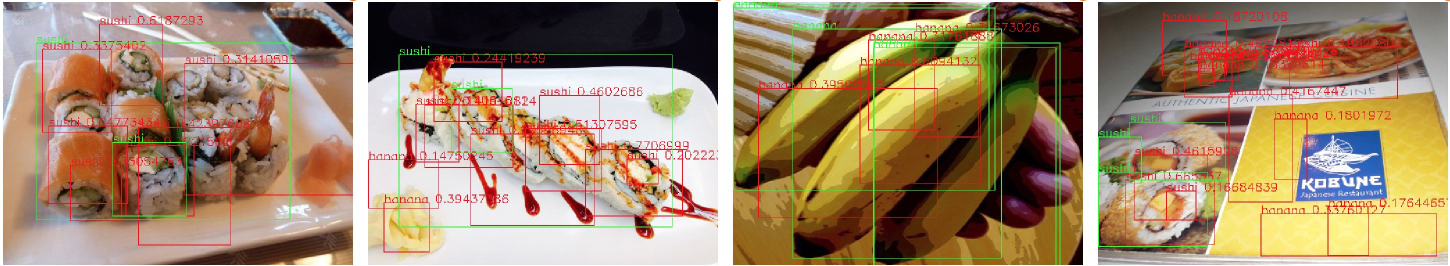
#> input picture od/sample/sushi_banana.jpg, 2900 x 532 px (shown at 1/2 size)
$ python -i functions.py   (imports and definitions only)
#> lines starting #> are read from the running program, lines starting #| are printed output that depends on the picture
import numpy as np
import cv2


def get_edge(img):
    """
    Calculate edges on the image.
    Thanks to https://qiita.com/supersaiakujin/items/494cc16836738b5394c8

    Args:
        img: numpy array in HWC format.

    Returns:
        2D uint8 image, non-zero elements are the edge pixels.
        > img[get_edge(img) > 0] = 0 # Put black edge pixels on the image.
    """
    org_shape = img.shape

    # preprocess: blur image to suppress small noise edges
    blur_kernel = np.array([1,1,1, 1,3,1, 1,1,1]) / 11
    img = cv2.filter2D(img, 256, blur_kernel)

    # preprocess: sharpen edges
    k = -1.
    sharpningKernel8 = np.array([k, k, k, k, 9.0, k, k, k, k])
    img = cv2.filter2D(img, 256, sharpningKernel8)

    # extract edges by image pyramid
    L = 2
    tmp = img.copy()
    edges = [cv2.Canny(tmp.astype(np.uint8),100,200 )]
    for idx in range(L-1):
        tmp = cv2.pyrDown(tmp)
        edges.append(cv2.Canny(tmp.astype(np.uint8),100,200 ))

    # recover size (edges[1] is currently half of org_img)
    edge = cv2.resize(edges[1], org_shape[:2])

    return edge


def simplify_by_kmeans(img, K=10, grayscale=True):
    """
    Simplify image by using kmeans clustering colors.

    Args:
        img: Input image in HWC format.
        K: Number of clusters (= colors).
        grayscale: Set false to handle color image as it is.

    Returns:
        RGB numpy image array [HWC]
    """
    # dilation & erusion to connect small piecies all together
    kernel = np.ones((10,10), np.uint8)
    img = cv2.morphologyEx(img, cv2.MORPH_OPEN, kernel)

    # apply kmeans()
    Z = img.reshape((-1,1))
    Z = np.float32(Z)
    criteria = (cv2.TERM_CRITERIA_EPS + cv2.TERM_CRITERIA_MAX_ITER, 10, 1.0)
    ret, label, center=cv2.kmeans(Z, K, None, criteria, 10, cv2.KMEANS_RANDOM_CENTERS)

    # now convert back into uint8, and make original image
    center = np.uint8(center)
    res = center[label.flatten()]
    img = res.reshape((img.shape))

    return img


def abstract_image(img_file, K=10, grayscale=True, add_edge=True, resize=None):
    """
    """
#> called with img_file = '../od/sample/sushi_banana.jpg', K = 10, grayscale = True, add_edge = True
    img = cv2.imread(str(img_file))
#> img is the input picture: shape (532, 2900, 3); mean B, G, R 109, 136.2, 160.4
    img = cv2.cvtColor(img, cv2.COLOR_BGR2RGB)
    if resize is not None:
        img = cv2.resize(img, resize)
    org_img = img.copy()

    # apply grayscale to make clustering easier
    if grayscale:
        img = cv2.cvtColor(img, cv2.COLOR_RGB2GRAY)
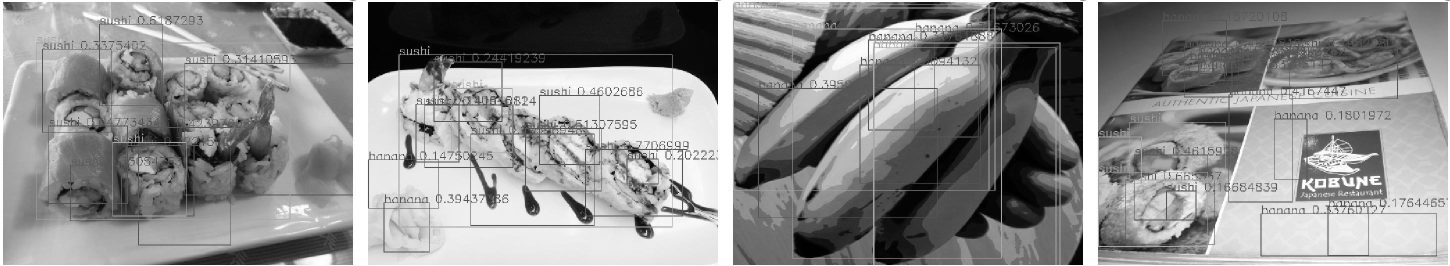
#> img: shape (532, 2900) (shown at 1/2 size); min 0, max 255, mean 140.4

    # apply clustering
    if K is not None:
        img = simplify_by_kmeans(img, K=K, grayscale=grayscale)
#> in simplify_by_kmeans, `img = cv2.morphologyEx(img, cv2.MORPH_OPEN, kernel)`:
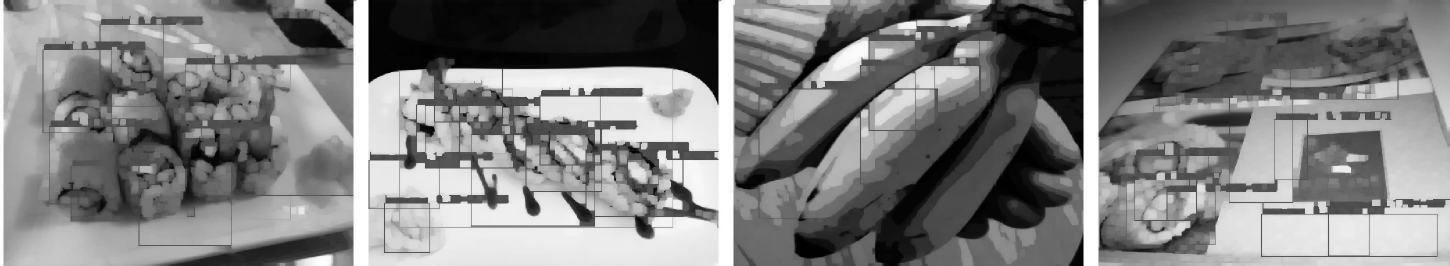
#> img: shape (532, 2900) (shown at 1/2 size); min 0, max 255, mean 127.4
#> in simplify_by_kmeans, `ret, label, center=cv2.kmeans(Z, K, None, criteria, 10, cv2.KMEANS_RAN..`: ret = 81458721.3; center = [198.2, 140.9, 27.24, 108.7, 229.9, 252.1, 170, 54.89, 8.33, 80.22]
#> in simplify_by_kmeans, `center = np.uint8(center)`: center = [198, 140, 27, 108, 229, 252, 169, 54, 8, 80]

    # emphasize edge
    if add_edge:
        edge = get_edge(org_img)
#> in get_edge, `img = cv2.filter2D(img, 256, blur_kernel)`:
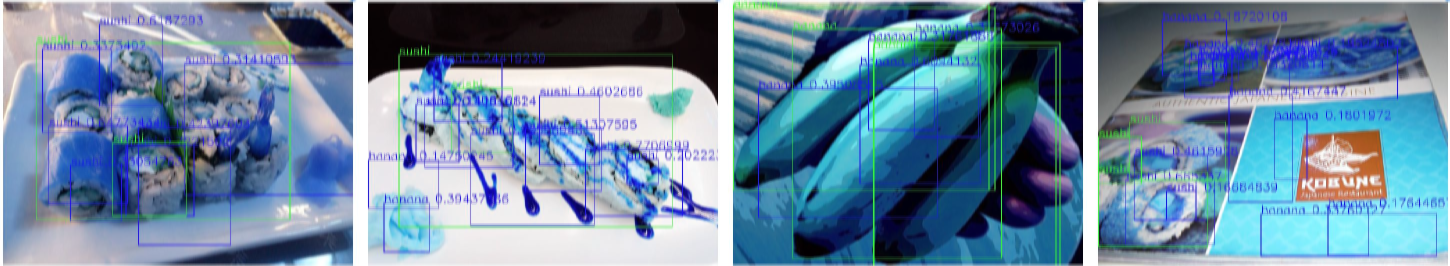
#> img: shape (532, 2900, 3) (shown at 1/2 size); mean of channels 0, 1, 2 160.3, 136.2, 109; drawn as B, G, R
#> in get_edge, `img = cv2.filter2D(img, 256, sharpningKernel8)`:
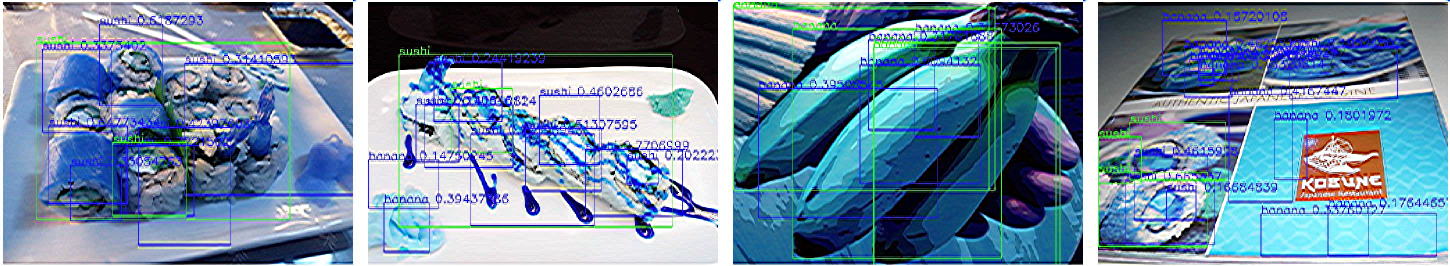
#> img: shape (532, 2900, 3) (shown at 1/2 size); mean of channels 0, 1, 2 158.8, 135.9, 109.3; drawn as B, G, R
#> the loop in get_edge, `for idx in range(L-1):` made 1 pass
#> pass 1, in get_edge, `tmp = cv2.pyrDown(tmp)`:
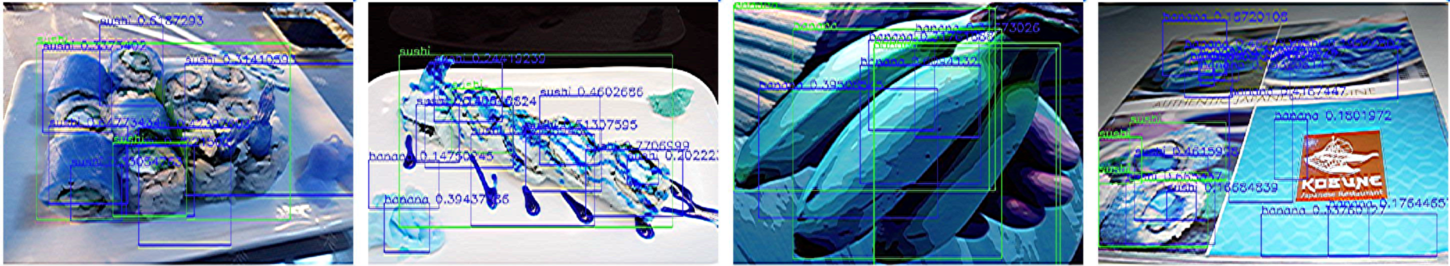
#> tmp: shape (266, 1450, 3); mean of channels 0, 1, 2 158.8, 135.9, 109.3; drawn as B, G, R
#> after the loop in get_edge, `for idx in range(L-1):`: edges = 2 items
#> in get_edge, `edge = cv2.resize(edges[1], org_shape[:2])`:
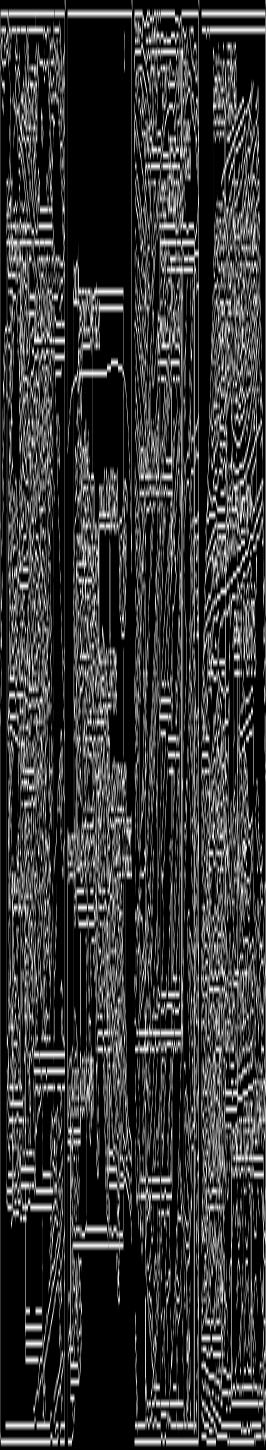
#> edge: shape (2900, 532) (shown at 1/2 size); min 0, max 255, mean 53
#> (the run stopped early here; a loop or call above may not have finished)
